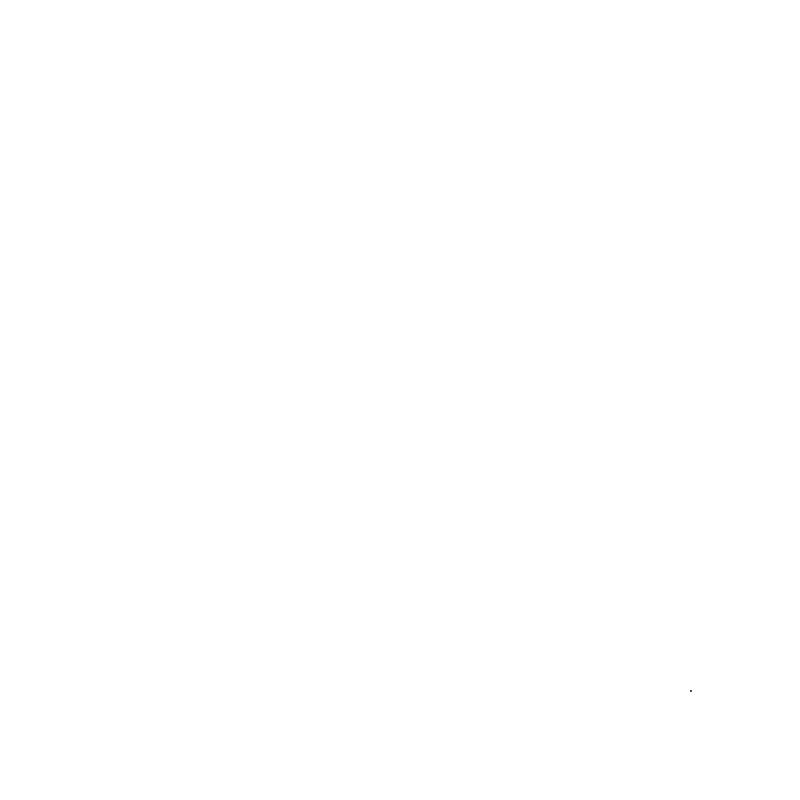
Frame 1 (no input)
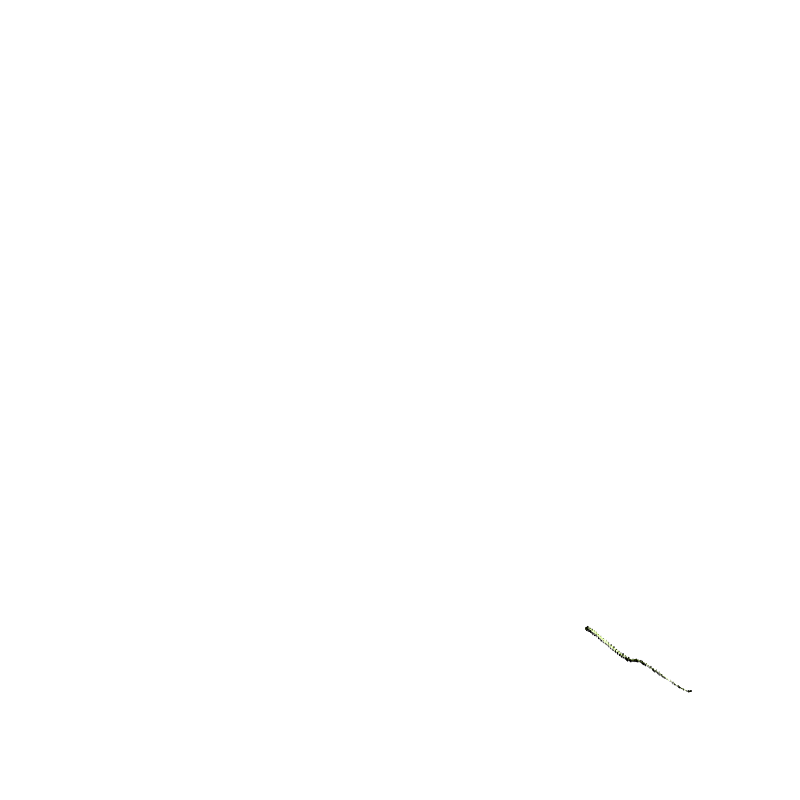
Frame 60 (the mouse pressed at the canvas centre just before this capture)
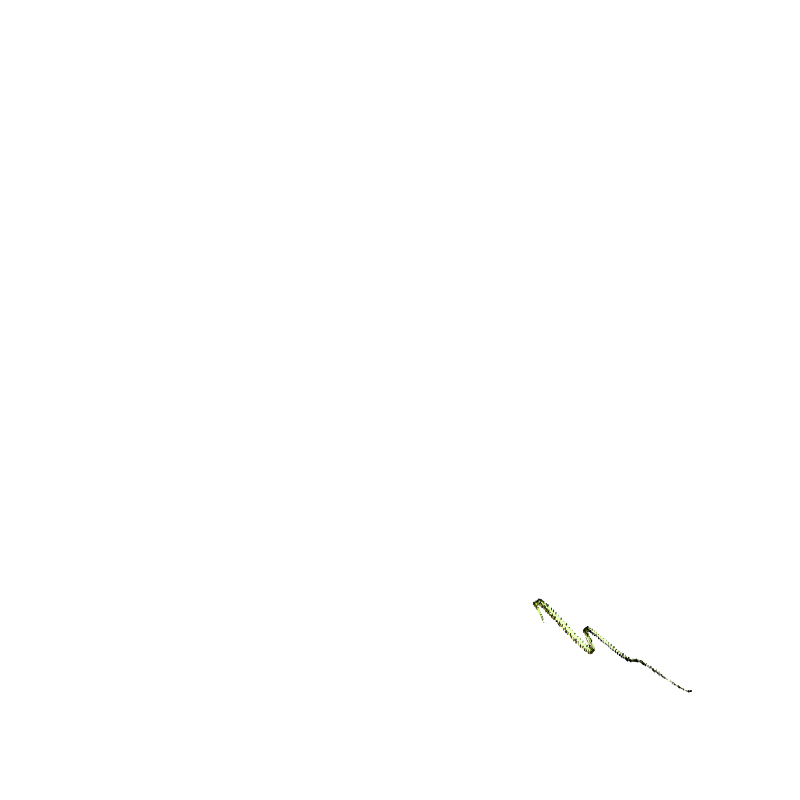
Frame 120 (the mouse held since frame 60 and released just before this capture)

The Processing sketch that drew these frames (run headless with seeded random() and noise(); from frame 60 on, the mouse is pressed at the canvas centre):

// Processing sketch: processing_44888
// ── processing_44888.pde

// dia 3, hecho por ssbeltran

//ahora queremos jugar entre posición de mouse, mousePressed, y ruido Perlin

float AvelX;
float AruidoX = .00618;
float AvarX;
float AvelY;
float AruidoY = .00615;
float AvarY;
float AposX = 0.5;
float AposY = 0.5;

float BvelX;
float BruidoX = .00600;
float BvarX;
float BvelY;
float BruidoY = .00601;
float BvarY;
float BposX = mouseX;
float BposY = mouseY;

float CvelX;
float CruidoX = .00635;
float CvarX;
float CvelY;
float CruidoY = .00632;
float CvarY;
float CposX = mouseX;
float CposY = mouseY;

float DvelX;
float DruidoX = .00666;
float DvarX;
float DvelY;
float DruidoY = .00669;
float DvarY;
float DposX = mouseX;
float DposY = mouseY;

float rot;
float skl;
float contadorX;
float contadorY;


//- - - - ---- - - - - - -- - - SETUP

void setup () {

  size (800, 800);
  background (255);
  smooth();
  frameRate (60);
}

// - - - - - - - - - - - - -- - - -DRAW

void draw () {

  translate (width/2, height/2);
  rotate (radians(rot));
  rot += 0.1;

  scale (0.6);


  //ahora calculamos los valores de todo


  AvelX = noise(AvarX)*width;
  AvarX += AruidoX;
  AvelY = noise(AvarY)*width;
  AvarY += AruidoY;

  BvelX = noise(BvarX)*width;
  BvarX += BruidoX;
  BvelY = noise(BvarY)*width;
  BvarY += BruidoY;

  CvelX = noise(CvarX)*width;
  CvarX += CruidoX;
  CvelY = noise(CvarY)*width;
  CvarY += CruidoY;

  DvelX = noise(DvarX)*width;
  DvarX += DruidoX;
  DvelY = noise(DvarY)*width;
  DvarY += DruidoY;


  contadorX = 0.1 + (random(0.1, 3));
  contadorY = 0.5 + (random (0.2, 5));

  fill (0);
  stroke (0, 0);
  ellipse (AvelX, AvelY, contadorX%12.5, contadorY%12.5);
  ellipse (BvelX, BvelY, contadorX%15, contadorY%15);
  ellipse (CvelX, CvelY, contadorX%20, contadorY%20);
  ellipse (DvelX, DvelY, contadorX%17.5, contadorY%17.5);

  stroke (mouseX, mouseY, 0, 100);
  line (BvelX, BvelY, AvelX, AvelY);
  stroke (180, 255, 0, 100);
  line (CvelX, CvelY, DvelX, DvelY);
}

// - - - - - - - - - - - - - - INTERACTIVO


void mousePressed () {

  stroke(0, 255);
  fill(0, 0);
  beginShape (POLYGON);
  curveVertex (mouseX, mouseY);
  curveVertex (AvelX, AvelY);
  curveVertex (BvelX, BvelY);
  curveVertex (CvelX, CvelY);
  curveVertex (DvelX, DvelY);
  curveVertex (mouseX, mouseY);
  endShape();
  stroke(0, 0);
}
